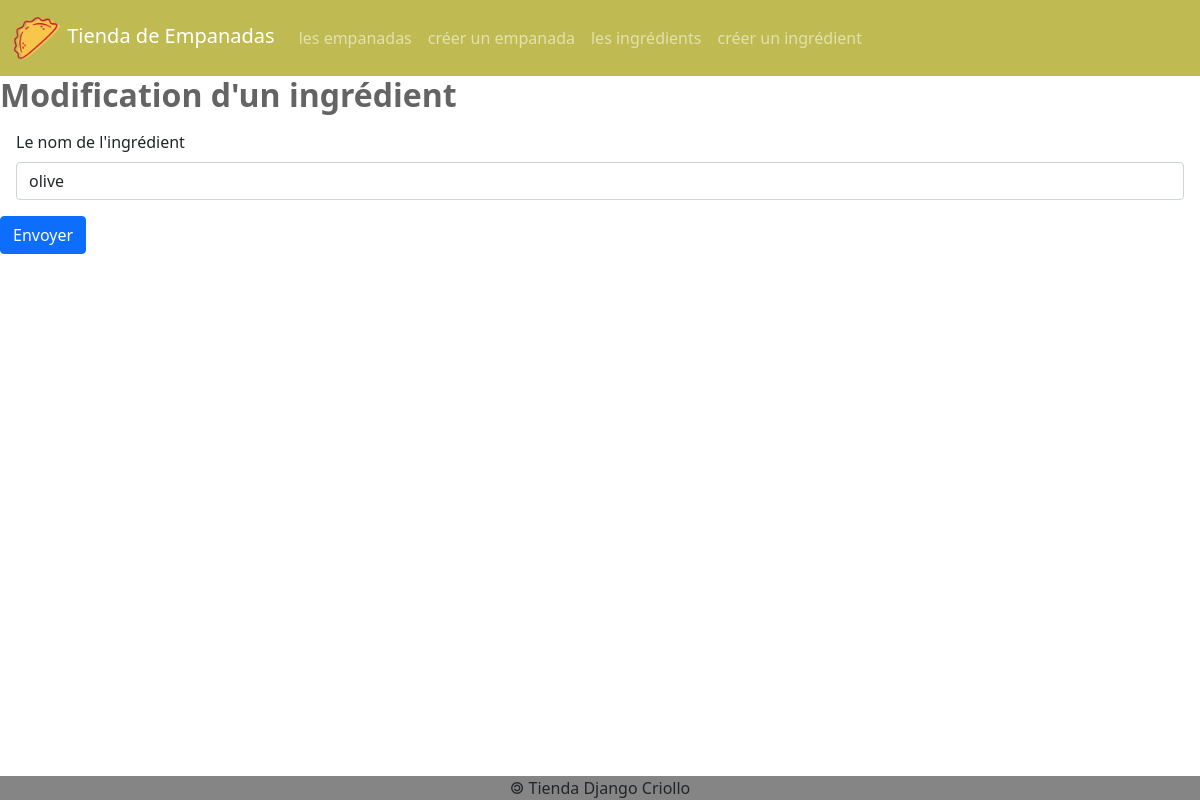
The page /ingredients/3/update/ on the database as committed earlier.
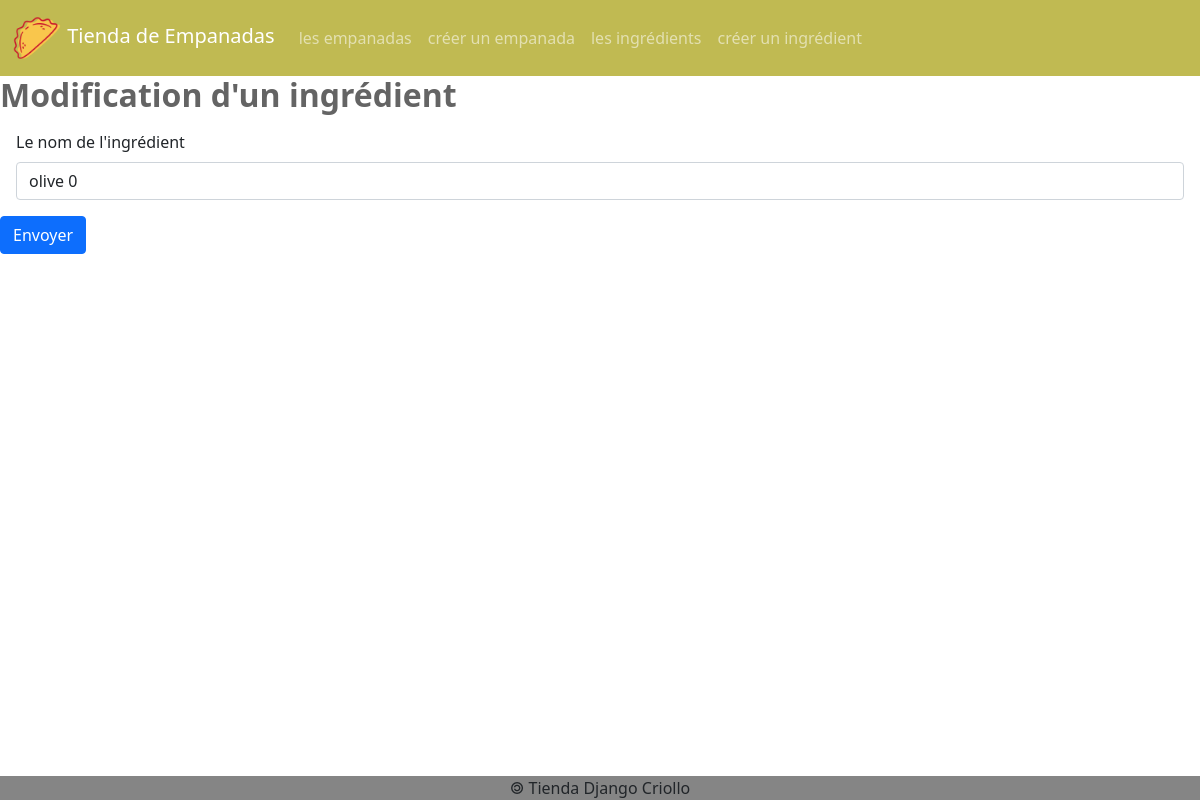
The same page on the database as committed later.
### empanadas/models.py (models this page shows, shortened)
class Ingredient(models.Model):
    idIngredient = models.AutoField(primary_key=True)
    nomIngredient = models.CharField(max_length=50)

### empanadas/views.py (the view)
# urls.py: path('ingredients/<int:ingredient_id>/update/', views.afficherFormulaireModificationIngredient),
def afficherFormulaireModificationIngredient(request, ingredient_id):
    ing = Ingredient.objects.get(idIngredient = ingredient_id)
    return render(
        request,
        'empanadas/formulaireModificationIngredient.html',
        { 'ingredient' : ing }
    )

### empanadas/templates/empanadas/formulaireModificationIngredient.html (shortened to what this page needs)
{% extends 'empanadas/base.html' %}
{% block main %}
<h2>Modification d'un ingrédient</h2>
<form action="/ingredients/{{ingredient.idIngredient}}/updated/" method="post">
    <div class="m-3">
        <label for="id_nomIngredient" class="form-label">
            Le nom de l'ingrédient
        </label>
        <input
            id="id_nomIngredient"
            name="nomIngredient"
            type="text"
            value="{{ingredient.nomIngredient}}"
            maxlength="50"
            required
            class="form-control"
        />
    </div>
    <button type="submit" class="btn btn-primary">Envoyer</button>
</form>
{% endblock %}

Rows that differ between the two databases and show on the page:
changed Ingredient: nomIngredient "olive" → "olive 0"
